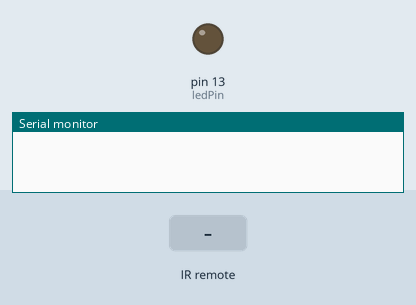
This sketch was run on a simulated Arduino Uno, built with avr-gcc and run on an emulated ATmega328P. Parts: output pins drawn as LEDs (lit = HIGH), the last lines printed to the serial monitor. The inputs (shaded band) are chosen by the test bench.

Above: at 1.4 s.
1.5 s: infrared code 0xFFA25D received
At 3.7 s:
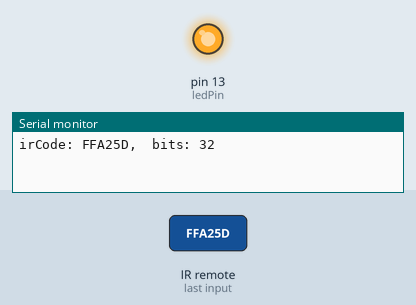
Timing chart, 0 to 5.2 s (numbered marks = the images above; inputs shaded):
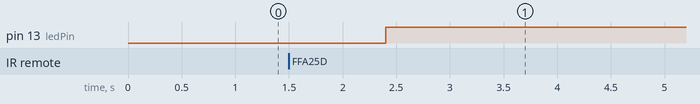

The sketch:

irReceive.ino
```cpp
#include <IRremote.h>

const int irReceiverPin =7;
const int ledPin = 13;

IRrecv irrecv(irReceiverPin);
decode_results results;

void setup()
{
  pinMode(ledPin,OUTPUT);
  Serial.begin(9600);
  irrecv.enableIRIn();
}

void loop()
{
  if (irrecv.decode(&results))
  {
    Serial.print("irCode: ");
    Serial.print(results.value, HEX);
    Serial.print(",  bits: ");
    Serial.println(results.bits);
    irrecv.resume();
   }
  delay(600);
  if(results.value == 0xFFA25D)
  {
    digitalWrite(ledPin,HIGH);
  }
  else
  {
    digitalWrite(ledPin,LOW);
  }
}
```

Measured:
- after the input at 1.5 s, pin 13 (ledPin): LOW → HIGH after 0.90 s
